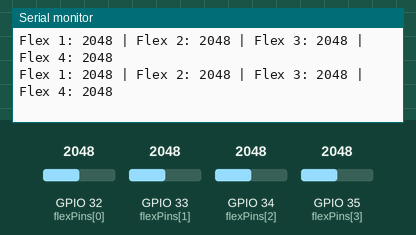
The sketch below on a simulated ESP32. On the bench: the last lines printed to the serial monitor. The test bench sets the inputs (shaded band); at power-on: GPIO 32 (flexPins[0]) = 2048, GPIO 33 (flexPins[1]) = 2048, GPIO 34 (flexPins[2]) = 2048, GPIO 35 (flexPins[3]) = 2048.

Above: at 1.2 s.
1.3 s: GPIO 32 (flexPins[0]) set to 2866
At 1.56 s:
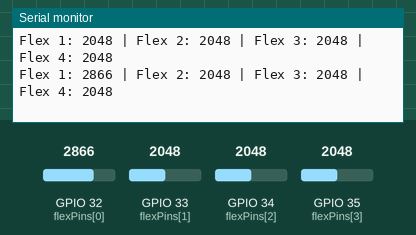
2.8 s: GPIO 33 (flexPins[1]) set to 2866
At 2.97 s:
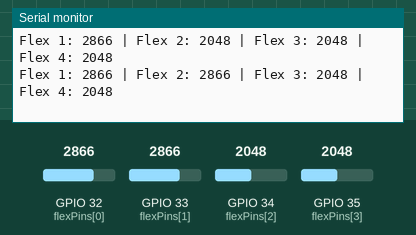
4.3 s: GPIO 34 (flexPins[2]) set to 2866
At 4.37 s:
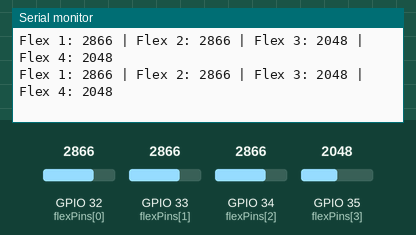
5.8 s: GPIO 35 (flexPins[3]) set to 2866
At 5.98 s:
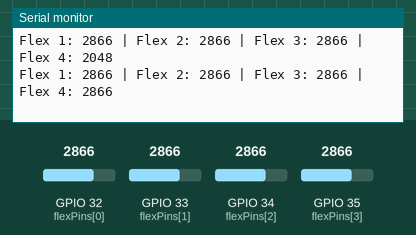
7.3 s: GPIO 32 (flexPins[0]) set to 3972
At 7.39 s:
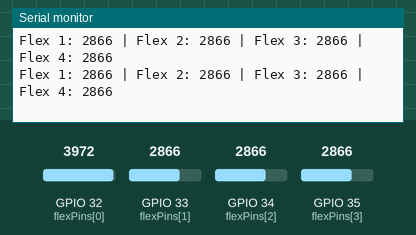
8.8 s: GPIO 33 (flexPins[1]) set to 3972
At 8.99 s:
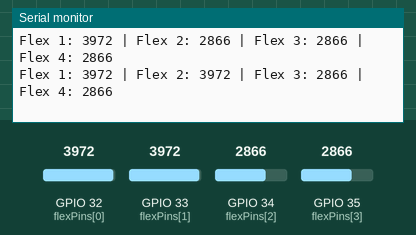
Timing chart, 0 to 11.3 s (numbered marks = the images above; inputs shaded):
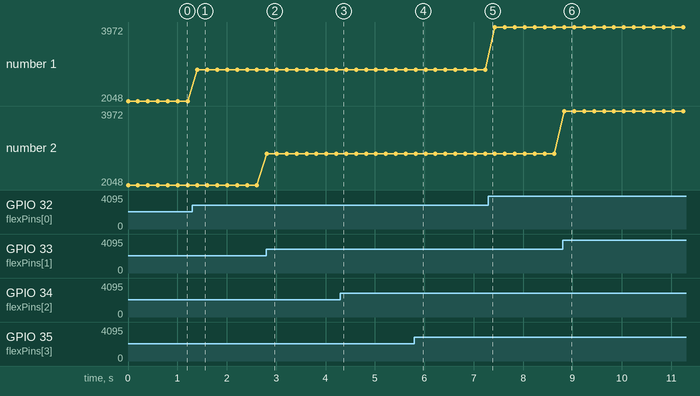

Measured:
- after the input at 1.3 s, the serial monitor: prints a new line after 0.11 s (image 1)
- after the input at 2.8 s, the serial monitor: prints a new line at once (image 2)
- after the input at 5.8 s, the serial monitor: prints a new line at once (image 4)
- after the input at 8.8 s, the serial monitor: prints a new line at once (image 6)
- plotted number 1: 2048 → 2866 after the input at 1.3 s, 2866 → 3972 after the input at 7.3 s

The sketch:

Flex_Sensor_Test_Code.ino
```cpp
const int flexPins[] = {32, 33, 34, 35};
const int flexCount = 4;

void setup()
{
  Serial.begin(115200);
}

void loop()
{
  for (int i = 0; i < flexCount; i++)
  {
    int value = analogRead(flexPins[i]);

    Serial.print("Flex ");
    Serial.print(i + 1);
    Serial.print(": ");
    Serial.print(value);

    if (i < flexCount - 1)
    {
      Serial.print(" | ");
    }
  }

  Serial.println();
  delay(200);
}
```
